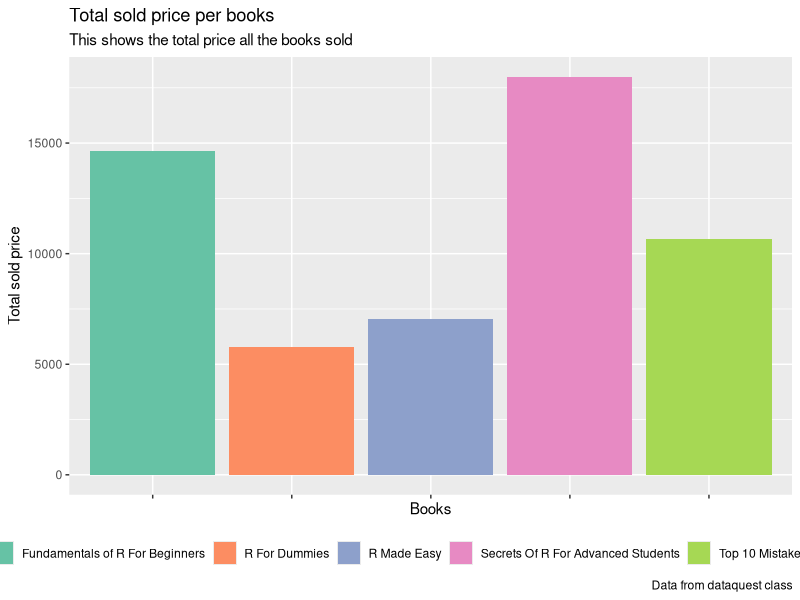

Generate this figure with R:
## ---- chunk 1
knitr::opts_chunk$set(echo = TRUE)
## ---- chunk 2
library(tidyverse)
library(skimr)
## ---- chunk 3
df <- read.csv('book_reviews.csv')
## ---- chunk 4
dim(df)
## ---- chunk 5
colnames(df)
## ---- chunk 6
for (col in colnames(df)) {
  print(class(df[[col]]))
  }
## ---- chunk 7

for (col in colnames(df)) {
  print(col)
  print(unique(df[[col]]))
}

table(df$review)
## ---- chunk 8
new_df <- df %>% 
  filter(!is.na(review))
## ---- chunk 9
clean_df <- new_df %>% 
  mutate(
    state = case_when(
      state == 'California' ~ 'CA',
      state == 'New York' ~ 'NY',
      state == 'Texas' ~ 'TX',
      state == 'Florida' ~ 'FL',
      TRUE ~ state
    )
  )
## ---- chunk 10
clean_df <- clean_df %>%
  mutate(
    review_num = case_when(
      review == "Poor" ~ 1,
      review == "Fair" ~ 2,
      review == "Good" ~ 3,
      review == "Great" ~ 4,
      review == "Excellent" ~ 5
      ),
    high_review = if_else(review_num >= 4, TRUE, FALSE)

)

## ---- chunk 11
clean_df %>% 
  group_by(book) %>% 
  summarise(revenue = sum(price)) %>% 
  arrange(-revenue)
## ---- chunk 12
clean_df %>% 
  group_by(book) %>% 
  summarise(sold = n()) %>%
  arrange(-sold)

## ---- chunk 13
library(ggplot2)
analysis <- clean_df %>% 
  group_by(book) %>% 
  summarise(revenue = sum(price)) %>% 
  arrange(-revenue) %>% 
  ggplot(aes(x=book, y=revenue, fill=book)) + geom_col(position = 'dodge') + 
  labs(title = "Total sold price per books",
       subtitle = 'This shows the total price all the books sold', 
       x= "Books", 
       y= 'Total sold price', 
       caption= "Data from dataquest class") + theme(axis.text.x = element_blank()) 
## ---- chunk 14
analysis <- analysis + scale_fill_brewer(palette="Set2") + theme(legend.position = 'bottom') 
analysis
